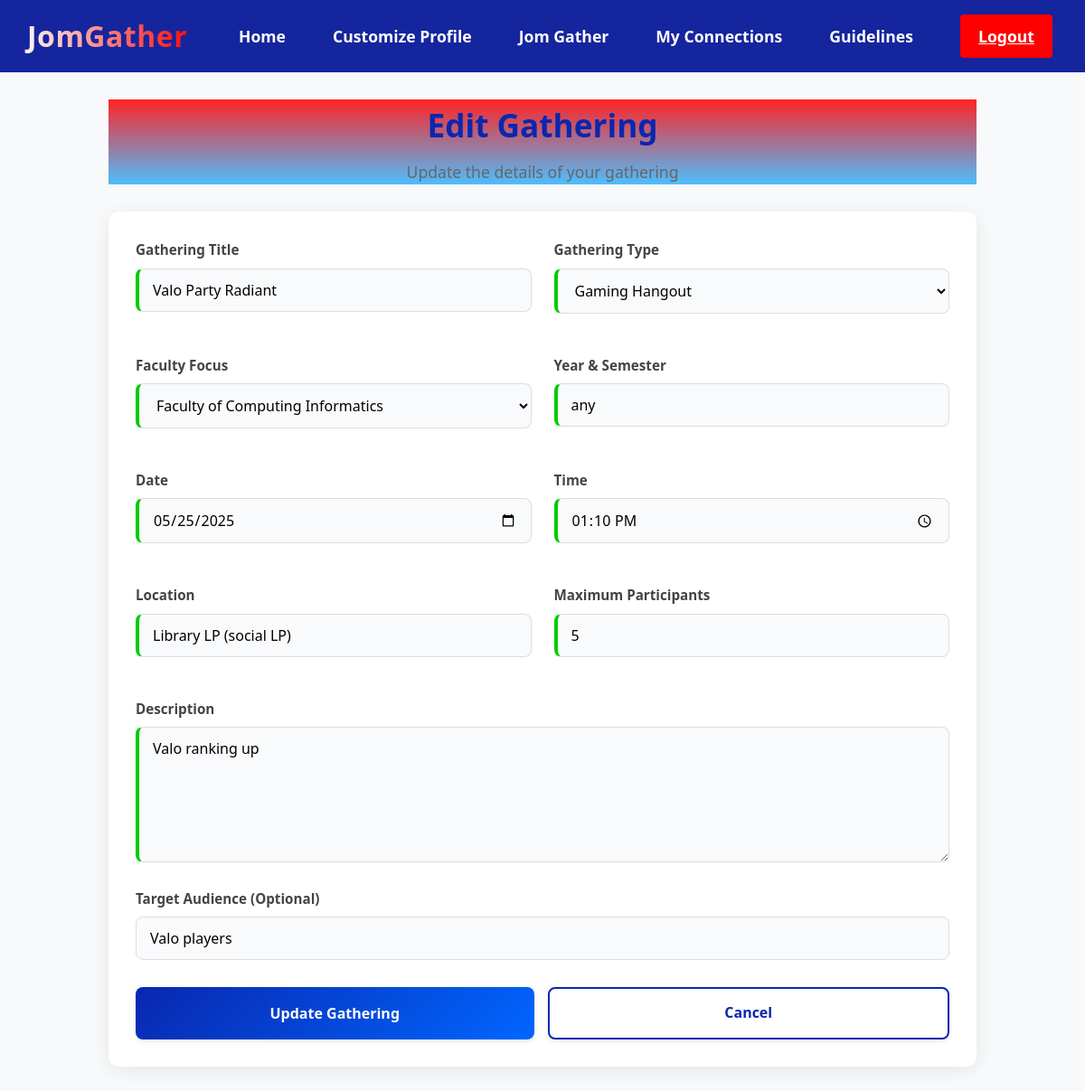
/edit_gathering/2 (signed in), run on the app's committed database.
### models.py (models this page shows)
class Gathering(db.Model):
    __tablename__ = 'gathering'
    id = db.Column(db.Integer, primary_key=True)
    user_id = db.Column(db.Integer, db.ForeignKey('user.id'), nullable=False)
    title = db.Column(db.String(100), nullable=False)
    gathering_type = db.Column(db.String(50), nullable=False)
    faculty = db.Column(db.String(50), nullable=False)
    year_semester = db.Column(db.String(50), nullable=False)
    date = db.Column(db.Date, nullable=False)
    time = db.Column(db.Time, nullable=False)
    location = db.Column(db.String(100), nullable=False)
    max_participants = db.Column(db.Integer, nullable=False)
    description = db.Column(db.Text, nullable=False)
    target_audience = db.Column(db.String(200))
    status = db.Column(db.String(20), nullable=False, default='pending')
    created_at = db.Column(db.DateTime, nullable=False, default=datetime.utcnow)
    user = db.relationship('User', backref='gatherings')

### app.py (the view, shortened to what this page needs)
@app.route('/edit_gathering/<int:gathering_id>', methods=['GET', 'POST'])
@login_required
def edit_gathering(gathering_id):
    gathering = Gathering.query.get_or_404(gathering_id)
    if gathering.user_id != current_user.id:
        flash('You can only edit gatherings you created', 'error')
        return redirect(url_for('jomgather', tab='my-gatherings'))
    return render_template('edit_gathering.html', gathering=gathering)

### app.py (called while the page is built)
@login_manager.user_loader
def load_user(user_id):
    return User.query.get(int(user_id))

### templates/edit_gathering.html (shortened to what this page needs)
<!DOCTYPE html>
<html lang="en">
<head>
  <link rel="stylesheet" href="{{ url_for('static', filename='css/common.css') }}">
  <link rel="stylesheet" href="{{ url_for('static', filename='css/jomgather.css') }}">
  <link rel="stylesheet" href="{{ url_for('static', filename='css/edit_gathering.css') }}">
</head>
<body>
  <nav class="navbar">
    <div class="navbar__container">
        <a href="{{ url_for('index') }}" id="navbar__logo">JomGather</a>
        <ul class="navbar__menu">
          <li class="navbar__item">
            <a href="{{ url_for('index') }}" class="navbar__links {% if request.endpoint == 'index' %}active{% endif %}">Home</a>
          </li>
          <li class="navbar__item">
            <a href="{{ url_for('customise') }}" class="navbar__links {% if request.endpoint == 'customise' %}active{% endif %}">Customize Profile</a>
          </li>
          <li class="navbar__item">
            <a href="{{ url_for('jomgather') }}" class="navbar__links {% if request.endpoint == 'jomgather' %}active{% endif %}">Jom Gather</a>
          </li>
          {% if current_user.is_authenticated %}
            <li class="navbar__item">
              <a href="{{ url_for('view_connections') }}" class="navbar__links {% if request.endpoint == 'view_connections' %}active{% endif %}">My Connections</a>
            </li>
            <li class="navbar__item">
              <a href="{{ url_for('view_guidelines') }}" class="navbar__links {% if request.endpoint == 'view_guidelines' %}active{% endif %}">Guidelines</a>
            </li>
            <li class="navbar__btn">
              <a href="{{ url_for('logout') }}" class="button">Logout</a>
            </li>
          {% else %}
            <li class="navbar__btn">
              <a href="{{ url_for('register') }}" class="button">Sign Up/Log In</a>
            </li>
          {% endif %}
        </ul>
    </div>
  </nav>
  <div class="container">
    <div class="page-title">
      <h1>Edit Gathering</h1>
      <p>Update the details of your gathering</p>
    </div>
    <div class="event-form">
      <form action="{{ url_for('edit_gathering', gathering_id=gathering.id) }}" method="POST">
        <div class="form-row">
          <div class="form-group">
            <label for="eventTitle">Gathering Title</label>
            <input type="text" id="eventTitle" name="eventTitle" value="{{ gathering.title }}" required>
          </div>
          <div class="form-group">
            <label for="eventType">Gathering Type</label>
            <select id="eventType" name="eventType" required>
              <option value="gaming" {% if gathering.gathering_type == 'gaming' %}selected{% endif %}>Gaming Hangout</option>
            </select>
          </div>
        </div>
        <div class="form-row">
          <div class="form-group">
            <label for="facultyFocus">Faculty Focus</label>
            <select id="facultyFocus" name="facultyFocus" required>
              <option value="Faculty of Computing Informatics" {% if gathering.faculty == 'Faculty of Computing Informatics' %}selected{% endif %}>Faculty of Computing Informatics</option>
            </select>
          </div>
          <div class="form-group">
            <label for="yearSemester">Year & Semester</label>
            <input type="text" id="yearSemester" name="yearSemester" value="{{ gathering.year_semester }}" required>
          </div>
        </div>
        <div class="form-row">
          <div class="form-group">
            <label for="eventDate">Date</label>
            <input type="date" id="eventDate" name="eventDate" value="{{ gathering.date.strftime('%Y-%m-%d') }}" required>
          </div>
          <div class="form-group">
            <label for="eventTime">Time</label>
            <input type="time" id="eventTime" name="eventTime" value="{{ gathering.time.strftime('%H:%M') }}" required>
          </div>
        </div>
        <div class="form-row">
          <div class="form-group">
            <label for="eventLocation">Location</label>
            <input type="text" id="eventLocation" name="eventLocation" value="{{ gathering.location }}" required>
          </div>
          <div class="form-group">
            <label for="maxAttendees">Maximum Participants</label>
            <input type="number" id="maxAttendees" name="maxAttendees" min="1" max="50" value="{{ gathering.max_participants }}" required>
          </div>
        </div>
        <div class="form-group">
          <label for="eventDescription">Description</label>
          <textarea id="eventDescription" name="eventDescription" required>{{ gathering.description }}</textarea>
        </div>
        <div class="form-group">
          <label for="targetAudience">Target Audience (Optional)</label>
          <input type="text" id="targetAudience" name="targetAudience" value="{{ gathering.target_audience or '' }}">
        </div>
        <div class="buttons-row">
          <button type="submit" class="submit-btn">Update Gathering</button>
          <a href="{{ url_for('jomgather', tab='my-gatherings') }}" class="cancel-btn">Cancel</a>
        </div>
      </form>
    </div>
  </div>
</body>
</html>

### static/css/common.css (style rules this page uses)
* { margin: 0; padding: 0; box-sizing: border-box; font-family: 'Segoe UI', Tahoma, Geneva, Verdana, sans-serif; }
body { background-color: #f5f5f5; color: #333; min-height: 100vh; display: flex; flex-direction: column; }
.navbar { background-color: #15259e; height: 80px; display: flex; justify-content: center; align-items: center; position: sticky; top: 0; z-index: 999; width: 100%; padding: 0 20px; }
.navbar__container { display: flex; justify-content: space-between; align-items: center; height: 100%; width: 100%; max-width: 1300px; margin: 0 auto; }
#navbar__logo { background-color: #fff; background-image: linear-gradient(to right, #fff 0%, #ff0000 100%); background-size: 100%; -webkit-background-clip: text; -moz-background-clip: text; -webkit-text-fill-color: transparent; -moz-text-fill-color: transparent; display: flex; align-items: center; cursor: pointer; text-decoration: none; font-size: 2rem; font-weight: bold; padding: 0 10px; height: 100%; letter-spacing: 0.5px; }
.navbar__menu { display: flex; align-items: center; list-style: none; gap: 20px; height: 100%; margin: 0; padding: 0; transition: transform 0.3s ease-out; }
.navbar__item { height: 100%; display: flex; align-items: center; }
.navbar__links { color: #fff; display: flex; align-items: center; justify-content: center; text-decoration: none; padding: 0 1rem; height: 100%; transition: all 0.3s ease; font-size: 1.1rem; font-weight: 600; position: relative; }
.navbar__btn { height: 100%; display: flex; align-items: center; padding: 0 1rem; }
.navbar .button { padding: 10px 20px; border-radius: 4px; background: #ff0000; color: white; font-weight: 600; text-align: center; transition: all 0.3s ease; display: inline-flex; align-items: center; justify-content: center; height: auto; width: auto; font-size: 1.1rem; }

### static/css/jomgather.css (style rules this page uses)
* { margin: 0; padding: 0; box-sizing: border-box; font-family: 'Segoe UI', Tahoma, Geneva, Verdana, sans-serif; }
body { background-color: #f5f5f5; color: #333; }
.page-title { background: linear-gradient(rgba(255, 0, 0, 0.856), rgba(42, 177, 255, 0.829)); color:#ffffff; padding: 40px 20px; text-align: center; }
.page-title h1 { font-size: 2.5rem; margin-bottom: 10px; }
.page-title p { font-size: 1.2rem; max-width: 800px; margin: 0 auto; }
.container { max-width: 1200px; margin: 0 auto; padding: 40px 20px; }
.form-group { margin-bottom: 15px; }
.form-group label { display: block; margin-bottom: 5px; color: #333; font-weight: 500; }
.form-group select, .form-group input { width: 100%; padding: 10px; border: 1px solid #5d5d5d; border-radius: 4px; font-size: 1rem; }
.event-form { background: #ffffff; padding: 30px; border-radius: 8px; box-shadow: 0 2px 10px rgba(0,0,0,0.1); }
.form-row { display: grid; grid-template-columns: repeat(auto-fit, minmax(300px, 1fr)); gap: 20px; margin-bottom: 20px; }
.event-form textarea { width: 100%; padding: 10px; border: 1px solid #000000; border-radius: 4px; font-size: 1rem; min-height: 120px; resize: vertical; }
.page-title p { font-size: 1.2rem; margin-bottom: 15px; }

### data on the page
Gathering: eventTitle "Valo Party Radiant", eventType "Gaming Hangout", facultyFocus "Faculty of Computing Informatics", yearSemester "any", eventDate "05/25/2025", eventTime "13:10", eventLocation "Library LP (social LP)", maxAttendees "5", eventDescription "Valo ranking up", targetAudience "Valo players"
